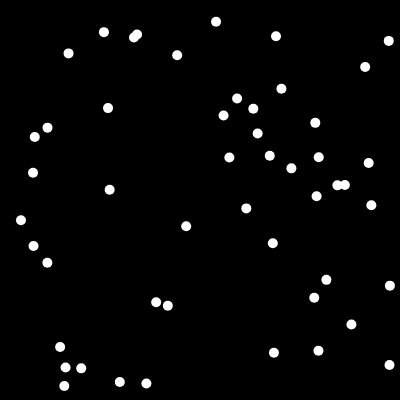
Frame 1 (no input)
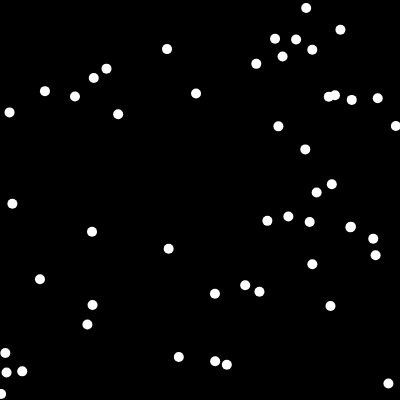
Frame 60 (no input)
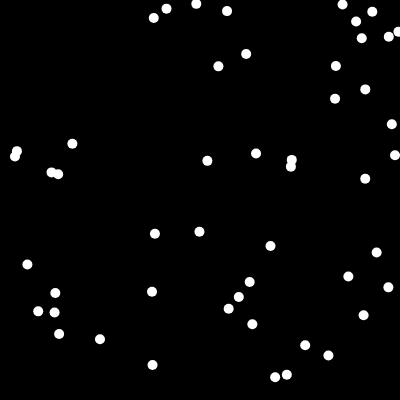
Frame 120 (the mouse pressed at the canvas centre since frame 60)

The p5.js sketch that drew these frames (run headless with seeded random() and noise() and a simulated clock; from frame 60 on, the mouse is pressed at the canvas centre):

// p5.js sketch
// ── sketch.js
// Environnement settings
const ENV = {
  canvasWidth: 400,
  canvasHeight: 400,
  population: 50,
};

const population = [];

const DIRECTIONS = {
  STAND: 0,
  FORWARD: 1,
  BACKWARD: -1,
};

class Cell {
  constructor(
    settings = {
      x: 0,
      y: 0,
      xDirection: 0,
      yDirection: 0,
      speed: 1,
      size: 10,
    }
  ) {
    this.x = settings.x;
    this.y = settings.y;
    this.xDirection = settings.xDirection;
    this.yDirection = settings.yDirection;
    this.speed = settings.speed;
    this.size = settings.size;
  }

  move() {
    if (this.xDirection === DIRECTIONS.STAND)
      this.xDirection = DIRECTIONS.FORWARD;
    if (this.yDirection === DIRECTIONS.STAND)
      this.yDirection = DIRECTIONS.FORWARD;

    // collision detection
    const nextX = this.x + this.speed * this.xDirection;
    const nextY = this.y + this.speed * this.yDirection;
    const xOverflow = nextX < 0 || nextX > width;
    const yOverflow = nextY < 0 || nextY > height;

    if (xOverflow) this.xDirection = -this.xDirection;
    if (yOverflow) this.yDirection = -this.yDirection;

    this.x = this.x + this.speed * this.xDirection;
    this.y = this.y + this.speed * this.yDirection;
  }

  setRandomPosition() {
    this.x = random(this.size, width - this.size);
    this.y = random(this.size, height - this.size);
    this.xDirection = random() > 0.5 ? DIRECTIONS.FORWARD : DIRECTIONS.BACKWARD;
    this.yDirection = random() > 0.5 ? DIRECTIONS.FORWARD : DIRECTIONS.BACKWARD;
  }

  getDistance(other) {
    const x = this.x - other.x;
    const y = this.y - other.y;

    return Math.sqrt(x ** 2 + y ** 2);
  }
}

function setup() {
  createCanvas(ENV.canvasWidth, ENV.canvasHeight);

  // Create population
  for (let n = 0; n < ENV.population; n++) {
    const c = new Cell();

    c.setRandomPosition();

    population.push(c);
  }
}

function draw() {
  background(0);

  population.forEach((p) => {
    noStroke();
    ellipse(p.x, p.y, p.size, p.size);
    p.move();
  });

  for (let i = 0; i < population.length; i++) {
    const c = population[i];

    for (let j = 0; j < population.length; j++) {
      if (j === i) continue;

      const other = population[j];
    }
  }
}

// ── style.css
html,
body {
  margin: 0;
  padding: 0;
  overflow: hidden;
}

.fullscreen {
  overflow: hidden;
}

canvas {
  display: block;
}
